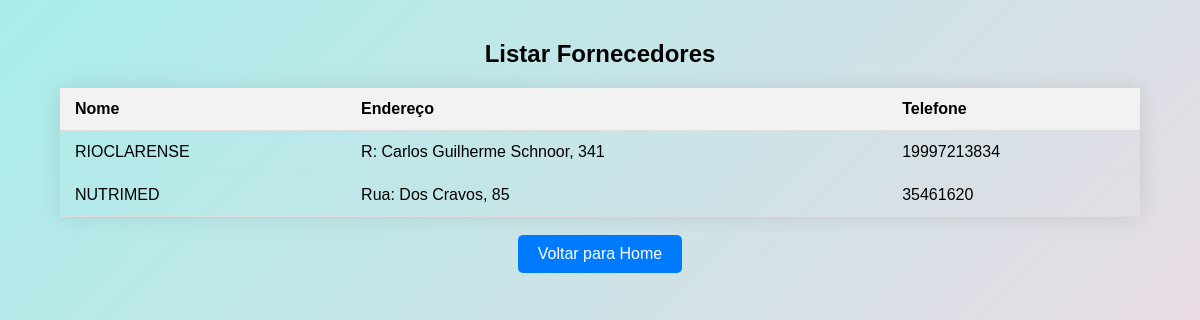
Before: /listar_fornecedores/ with the older database file.
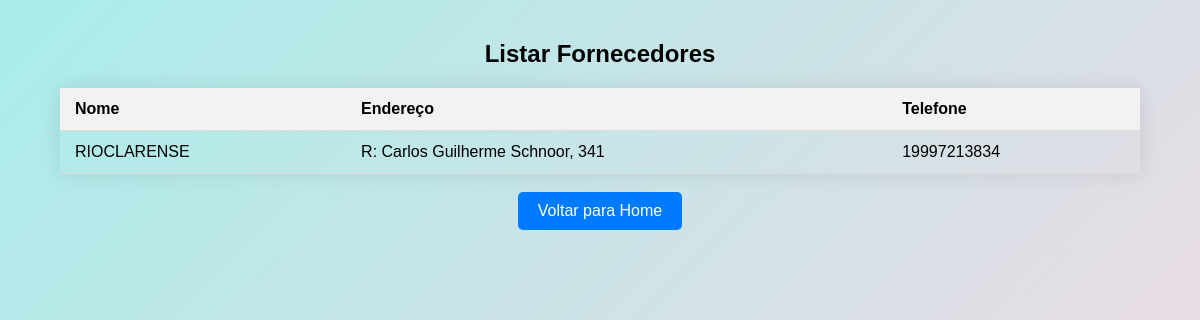
After: the same page with the newer database file.
### sgis/models.py (models this page shows, shortened)
class Fornecedor(models.Model):
    nome = models.CharField(max_length=250)
    cnpj = models.CharField(max_length=14)
    endereco = models.CharField(max_length=250, verbose_name="Endereço")
    telefone = models.CharField(max_length=20)

### sgis/views.py (the view)
# urls.py: path('listar_fornecedores/', views.listar_fornecedores, name='listar_fornecedores'),
def listar_fornecedores(request):
    fornecedores = Fornecedor.objects.all()
    return render(request, 'sgis/listar_fornecedores.html', {'fornecedores': fornecedores})

### sgis/templates/sgis/listar_fornecedores.html (shortened to what this page needs)
{% load static %}
<!DOCTYPE html>
<html>
<head>
    <link rel="stylesheet" href="{% static 'css/style.css' %}">
</head>
<body>
    <div class="content">
        <h2>Listar Fornecedores</h2>
        <table>
            <thead>
                <tr>
                    <th>Nome</th>
                    <th>Endereço</th>
                    <th>Telefone</th>
                </tr>
            </thead>
            <tbody>
                {% for fornecedor in fornecedores %}
                    <tr>
                        <td>{{ fornecedor.nome }}</td>
                        <td>{{ fornecedor.endereco }}</td>
                        <td>{{ fornecedor.telefone }}</td>
                    </tr>
                {% endfor %}
            </tbody>
        </table>
        <br>
        <a href="{% url 'home' %}" class="home-button">Voltar para Home</a>
    </div>
</body>
</html>

Changed rows visible on the page:
removed Fornecedor: nome "NUTRIMED", endereco "Rua: Dos Cravos, 85", telefone "35461620"
